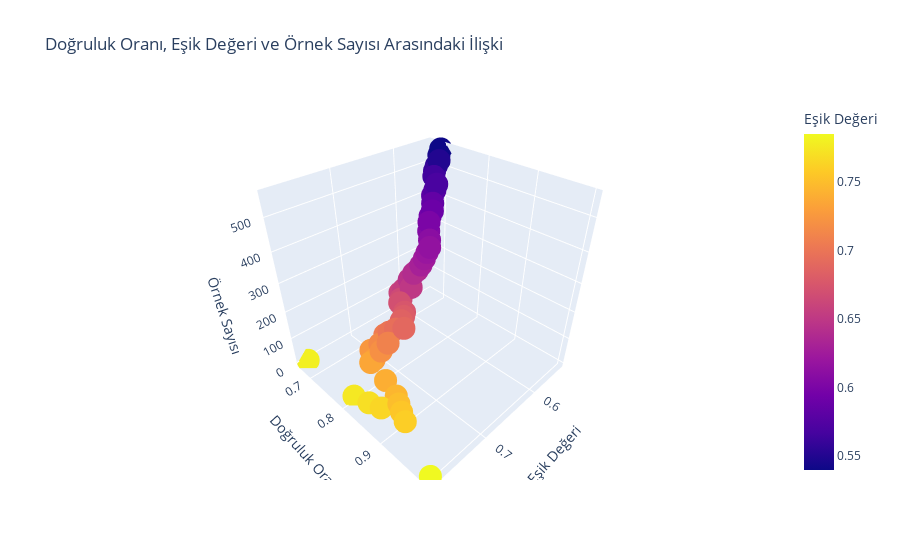

The cell this chart's notebook holds for it:
### Markdown cell above
### 1 Sınıfı İçin

### Code cell
import matplotlib.pyplot as plt
import seaborn as sns

sonuclar = yuzdeler(f,test_data,"ENERGY_SURPLUS","target_direction").head(50)


# Doğruluk oranı (Yüzde) ve Eşik (Thresh) değerlerine göre bir çizgi grafiği oluşturma
plt.figure(figsize=(10, 5))
sns.lineplot(x='Thresh', y='Yüzde', data=sonuclar)
plt.title("Doğruluk Oranı vs Eşik Değeri")
plt.xlabel("Eşik Değeri")
plt.ylabel("Doğruluk Oranı")
plt.show()

# Doğruluk oranı (Yüzde) ve Örnek Sayısı (Len) arasındaki ilişkiyi gösteren bir dağılım grafiği oluşturma
plt.figure(figsize=(10, 5))
sns.scatterplot(x='Len', y='Yüzde', data=sonuclar)
plt.title("Doğruluk Oranı vs Örnek Sayısı")
plt.xlabel("Örnek Sayısı")
plt.ylabel("Doğruluk Oranı")
plt.show()

# Doğruluk oranı (Yüzde), Eşik (Thresh) değeri ve Örnek Sayısı (Len) arasındaki 3D ilişkiyi gösteren bir görsel
from mpl_toolkits.mplot3d import Axes3D

fig = plt.figure(figsize=(10, 7))
ax = fig.add_subplot(111, projection='3d')

x = sonuclar['Thresh']
y = sonuclar['Yüzde']
z = sonuclar['Len']

ax.scatter(x, y, z, c='r', marker='o')

ax.set_xlabel("Eşik Değeri")
ax.set_ylabel("Doğruluk Oranı")
ax.set_zlabel("Örnek Sayısı")
plt.title("Doğruluk Oranı, Eşik Değeri ve Örnek Sayısı Arasındaki İlişki")
plt.show()


import plotly.express as px

fig = px.scatter_3d(sonuclar, x='Thresh', y='Yüzde', z='Len', color='Thresh',
                    labels={'Thresh': 'Eşik Değeri', 'Yüzde': 'Doğruluk Oranı', 'Len': 'Örnek Sayısı'},
                    title="Doğruluk Oranı, Eşik Değeri ve Örnek Sayısı Arasındaki İlişki")

fig.show()

### Figure 1 — Plotly figure (JSON) as saved in the notebook; plotly's stock layout.template omitted (floating-point values rounded to 4 significant figures)
{"data": [{"hovertemplate": "Eşik Değeri=%{marker.color}<br>Doğruluk Oranı=%{y}<br>Örnek Sayısı=%{z}<extra></extra>", "legendgroup": "", "marker": {"color": [0.785, 0.78, 0.775, 0.77, 0.765, 0.76, 0.755, 0.75, 0.745, 0.74, 0.735, 0.73, 0.725, 0.72, 0.715, 0.71, 0.705, 0.7, 0.695, 0.69, 0.685, 0.68, 0.675, 0.67, 0.665, 0.66, 0.655, 0.65, 0.645, 0.64, 0.635, 0.63, 0.625, 0.62, 0.615, 0.61, 0.605, 0.6, 0.595, 0.59, 0.585, 0.58, 0.575, 0.57, 0.565, 0.56, 0.555, 0.55, 0.545, 0.54], "coloraxis": "coloraxis", "symbol": "circle"}, "mode": "markers", "name": "", "scene": "scene", "showlegend": false, "type": "scatter3d", "x": [0.785, 0.78, 0.775, 0.77, 0.765, 0.76, 0.755, 0.75, 0.745, 0.74, 0.735, 0.73, 0.725, 0.72, 0.715, 0.71, 0.705, 0.7, 0.695, 0.69, 0.685, 0.68, 0.675, 0.67, 0.665, 0.66, 0.655, 0.65, 0.645, 0.64, 0.635, 0.63, 0.625, 0.62, 0.615, 0.61, 0.605, 0.6, 0.595, 0.59, 0.585, 0.58, 0.575, 0.57, 0.565, 0.56, 0.555, 0.55, 0.545, 0.54], "y": [1, 0.667, 0.8, 0.833, 0.857, 0.909, 0.893, 0.879, 0.865, 0.83, 0.782, 0.783, 0.767, 0.788, 0.777, 0.792, 0.776, 0.78, 0.79, 0.805, 0.791, 0.79, 0.785, 0.765, 0.761, 0.751, 0.754, 0.767, 0.755, 0.76, 0.762, 0.765, 0.767, 0.767, 0.767, 0.76, 0.751, 0.745, 0.741, 0.74, 0.734, 0.727, 0.726, 0.724, 0.71, 0.705, 0.703, 0.703, 0.696, 0.694], "z": [1, 3, 5, 12, 14, 22, 28, 33, 37, 47, 55, 60, 73, 85, 94, 106, 116, 123, 138, 149, 158, 167, 172, 183, 188, 197, 207, 219, 233, 254, 261, 277, 296, 313, 326, 342, 362, 384, 398, 411, 429, 447, 460, 475, 490, 502, 515, 528, 539, 555]}], "layout": {"coloraxis": {"colorbar": {"title": {"text": "Eşik Değeri"}}, "colorscale": [[0, "#0d0887"], [0.1111, "#46039f"], [0.2222, "#7201a8"], [0.3333, "#9c179e"], [0.4444, "#bd3786"], [0.5556, "#d8576b"], [0.6667, "#ed7953"], [0.7778, "#fb9f3a"], [0.8889, "#fdca26"], [1, "#f0f921"]]}, "legend": {"tracegroupgap": 0}, "scene": {"domain": {"x": [0, 1], "y": [0, 1]}, "xaxis": {"title": {"text": "Eşik Değeri"}}, "yaxis": {"title": {"text": "Doğruluk Oranı"}}, "zaxis": {"title": {"text": "Örnek Sayısı"}}}, "title": {"text": "Doğruluk Oranı, Eşik Değeri ve Örnek Sayısı Arasındaki İlişki"}}}
